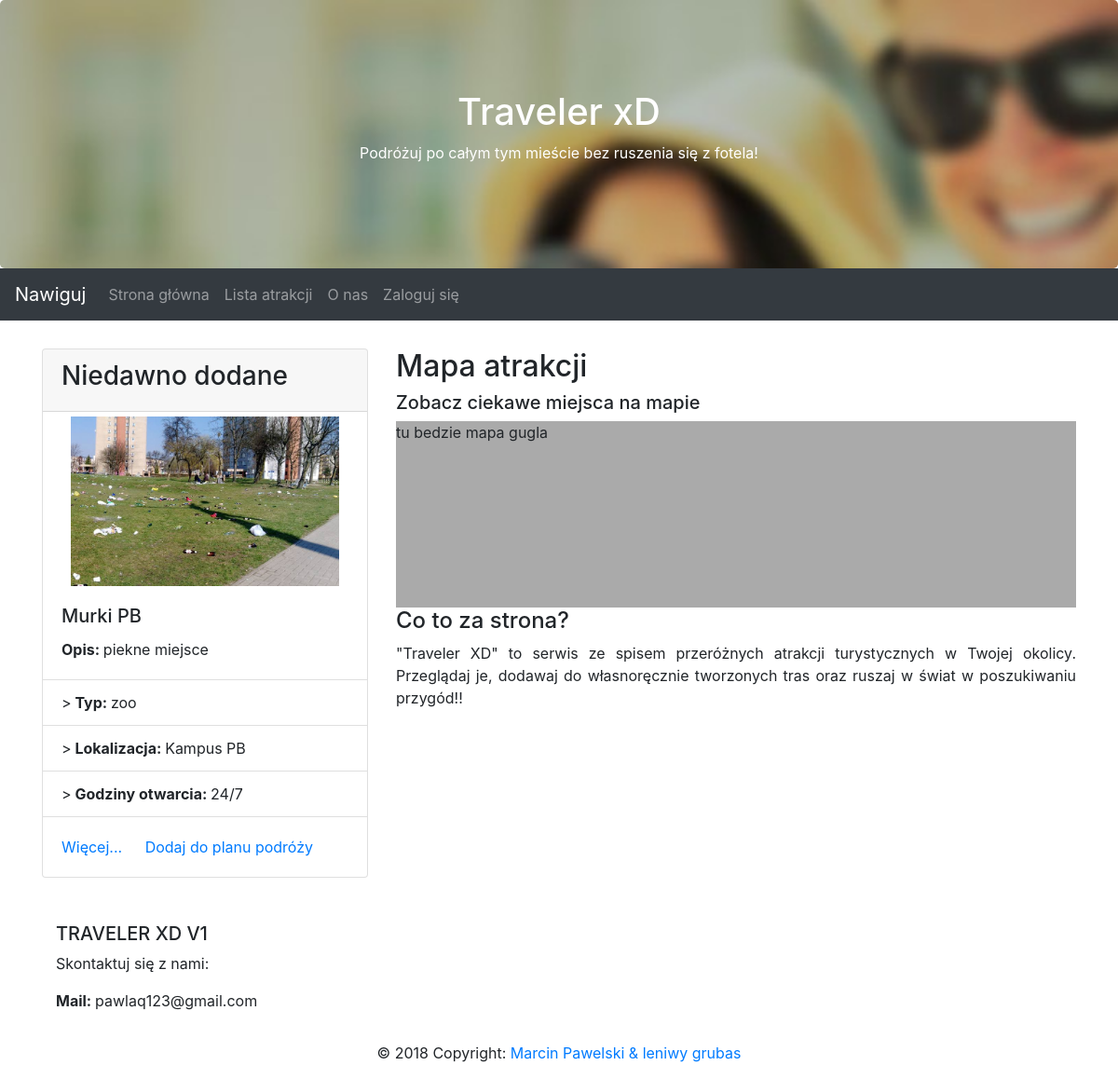
The app's page /guidebase/, older data.
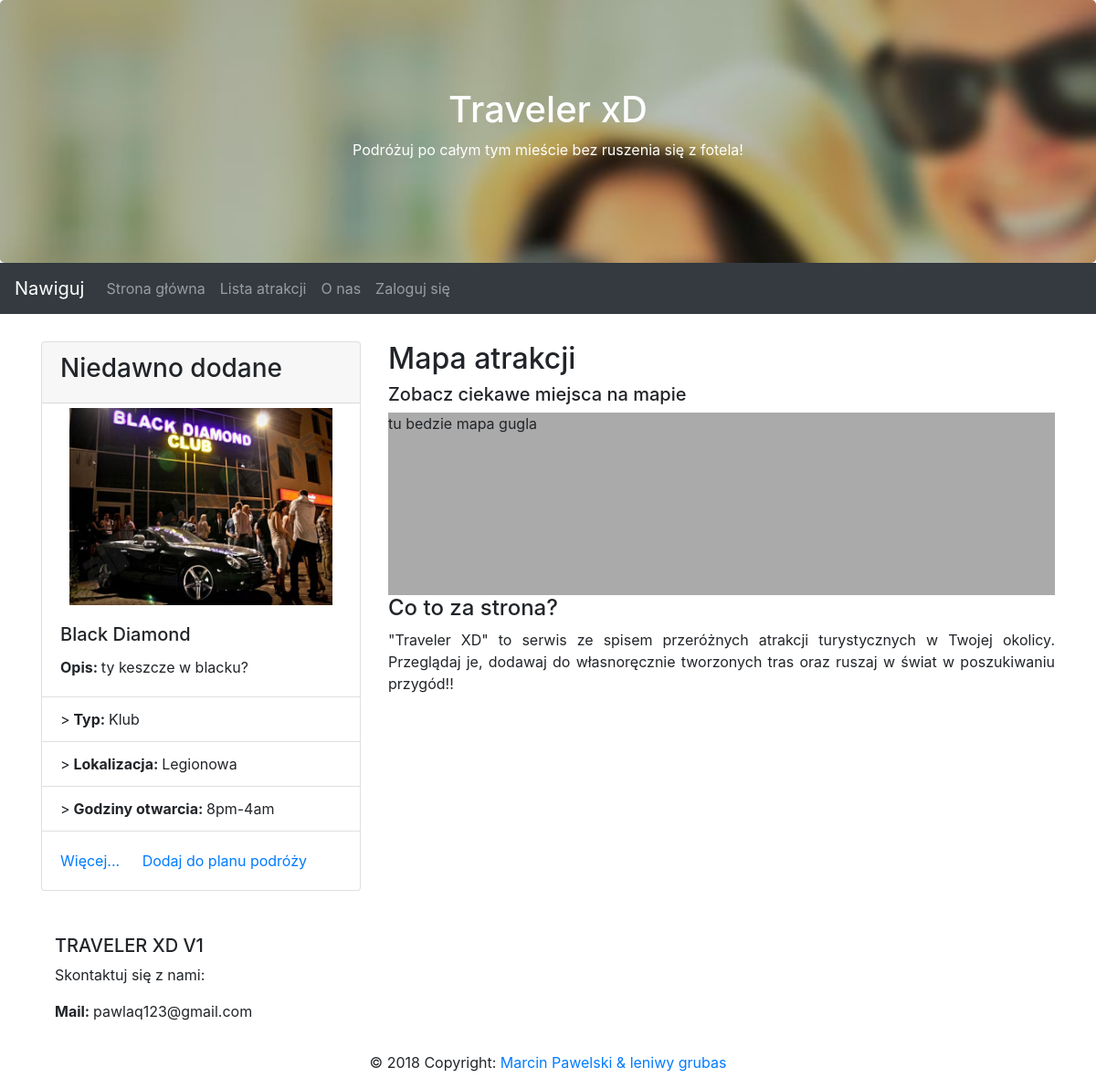
The same page, newer data.
### guidebase/models.py (models this page shows)
class Place(models.Model):
    name = models.CharField(max_length=100)
    type = models.ForeignKey('TypeOfPlace', on_delete=models.CASCADE)
    location = models.CharField(max_length=100)
    gps_x = models.DecimalField(max_digits=10, decimal_places=7, default=0.00)
    gps_y = models.DecimalField(max_digits=10, decimal_places=7, default=0.00)
    open_hours = models.CharField(max_length=100)
    avg_visit_time = models.DurationField()
    prices = models.CharField(max_length=100)
    age_rules = models.CharField(max_length=20)
    about = models.CharField(max_length=1000, default='nothing here')
    pub_date = models.DateTimeField(auto_now_add=True)
    img = models.ImageField(upload_to="uploads/")
    def __str__(self):
        return self.name

class TypeOfPlace(models.Model):
    name = models.CharField(max_length=50)
    def __str__(self):
        return self.name

### guidebase/views.py (the view)
# urls.py: path('', views.IndexView.as_view(), name='index'),
class IndexView(generic.ListView):
    template_name = 'guidebase/index.html'
    context_object_name = 'recent_attraction'
    def get_queryset(self):
        return Place.objects.all().last()

### guidebase/templates/guidebase/index.html (shortened to what this page needs)
{% extends 'base.html' %}
{% load staticfiles %}
{% block pageContent %}
<div class="container" style="margin-top:30px">
  <div class="row">
    <div class="col-sm-4">
      <div class="card">
        <div class="card-header">
          <h3>Niedawno dodane</h3>
        </div>
      <img class="card-img-top photoRecent" src="{{recent_attraction.img.url}}" alt="Card image cap">
      <div class="card-body">
        <h5 class="card-title">{{ recent_attraction }}</h5>
        <p class="card-text"><b> Opis: </b> {{recent_attraction.about }}</p>
      </div>
      <ul class="list-group list-group-flush">
        <li class="list-group-item">><b> Typ: </b> {{recent_attraction.type }}</li>
        <li class="list-group-item">><b> Lokalizacja: </b> {{recent_attraction.location }}</li>
        <li class="list-group-item">><b> Godziny otwarcia: </b> {{recent_attraction.open_hours }}</li>
      </ul>
      <div class="card-body">
        <a href="list/{{recent_attraction.id}}" class="card-link">Więcej...</a>
        <a href="#" class="card-link">Dodaj do planu podróży</a>
      </div>
    </div>
    </div>
    <div class="col-sm-8">
      <h2>Mapa atrakcji</h2>
      <h5>Zobacz ciekawe miejsca na mapie</h5>
      <div class="fakeimg">
        tu bedzie mapa gugla
      </div>
      <h4>Co to za strona?</h4>
      <p style="text-align: justify">"Traveler XD" to serwis ze spisem przeróżnych atrakcji turystycznych w Twojej okolicy. Przeglądaj je, dodawaj do własnoręcznie tworzonych tras oraz ruszaj w świat w poszukiwaniu przygód!!</p>
  </div>
</div>
{% endblock %}

Row changes from the older to the newer data that the page shows:
no longer on this page (row unchanged): Place: img (picture), name "Murki PB", about "piekne miejsce", type "zoo", location "Kampus PB", open_hours "24/7"
added Place: img (picture), name "Black Diamond", about "ty keszcze w blacku?", type "Klub", location "Legionowa", open_hours "8pm-4am"
